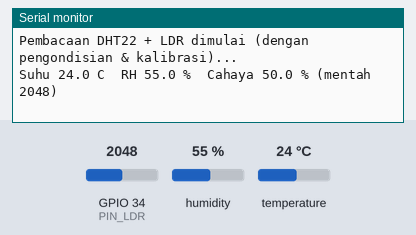
A sketch run on a simulated ESP32. On the bench: the last lines printed to the serial monitor. Inputs (shaded band) come from the test bench; at power-on: humidity 55 %, GPIO 34 (PIN_LDR) = 2048, temperature 24 °C (analog values on the 0–4095 scale).

Above: at 1.2 s.
1.3 s: humidity set to 22 %
At 2.6 s:
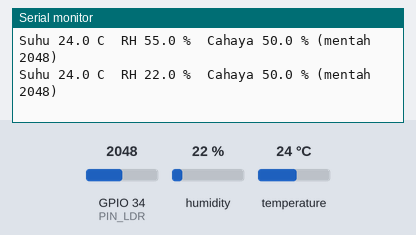
2.8 s: GPIO 34 (PIN_LDR) set to 2866
4.3 s: temperature set to 12 °C
At 4.3 s:
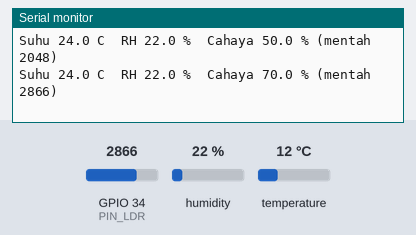
5.8 s: GPIO 34 (PIN_LDR) set to 3603
At 6.6 s:
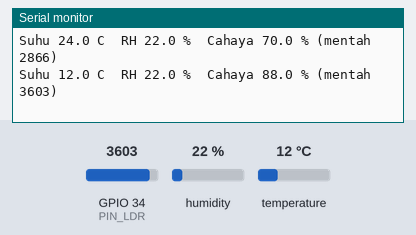
7.3 s: humidity set to 40 %
At 9.0 s:
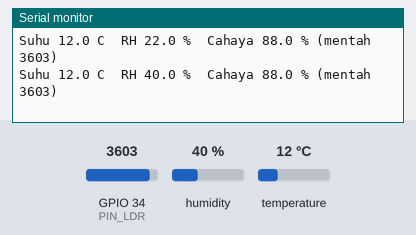
Timing chart, 0 to 9.8 s (numbered marks = the images above; inputs shaded):
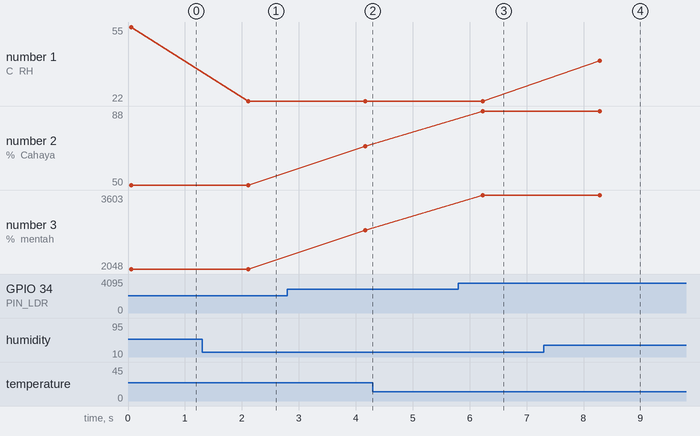

Measured:
- after the input at 1.3 s, the serial monitor: prints a new line after 0.81 s (image 1)
- after the input at 5.8 s, the serial monitor: prints a new line after 0.43 s (image 3)
- after the input at 7.3 s, the serial monitor: prints a new line after 0.98 s (image 4)
- plotted number 1: 22 → 40 after the input at 7.3 s
- plotted number 2: 50 → 70 after the input at 2.8 s, 70 → 88 after the input at 5.8 s
- plotted number 3: 2048 → 2866 after the input at 2.8 s, 2866 → 3603 after the input at 5.8 s

The sketch:

baca_dht_ldr.ino
```cpp
/*
 * Buku Ajar Internet of Things (IoT) berbasis ESP32 - Repositori Suplemen
 * Bab 2 - Praktik: membaca DHT22 (suhu & kelembaban) dan LDR (cahaya).
 *
 * Kode ini merupakan implementasi dari Algoritma 2.1 pada buku
 * (pengondisian sinyal dengan rata-rata cuplikan, lalu kalibrasi ke satuan fisik).
 *
 * Lisensi kode: MIT
 *
 * Kebutuhan library: "DHT sensor library" (Adafruit) + "Adafruit Unified Sensor".
 * Pengawatan: DHT22 DATA -> GPIO4 ; LDR AO -> GPIO34 ; VCC -> 3V3 ; GND -> GND.
 */
#include <DHT.h>

#define PIN_DHT       4        // pin data DHT22
#define DHTTYPE       DHT22
#define PIN_LDR       34       // pin ADC (input-only) untuk LDR

// --- Parameter Algoritma 2.1 ---
#define N_CUPLIKAN    10       // jumlah cuplikan untuk rata-rata (N)
#define JEDA_CUPLIKAN 5        // jeda antar cuplikan (ms)
#define ADC_MIN       0        // batas bawah nilai mentah ADC
#define ADC_MAKS      4095     // batas atas nilai mentah ADC (resolusi 12-bit)
#define CAHAYA_MIN    0.0      // batas bawah satuan fisik (persen)
#define CAHAYA_MAKS   100.0    // batas atas satuan fisik (persen)

DHT dht(PIN_DHT, DHTTYPE);

/* Fungsi peta(): mengubah rentang nilai mentah menjadi rentang fisik secara linier.
 * Untuk sensor yang tidak linier, ganti dengan tabel acuan atau persamaan kalibrasi. */
float peta(float nilai, float dariMin, float dariMaks, float keMin, float keMaks) {
  return (nilai - dariMin) * (keMaks - keMin) / (dariMaks - dariMin) + keMin;
}

/*
 * Implementasi Algoritma 2.1.
 * Langkah 1-6 : pengondisian sinyal (rata-rata N cuplikan untuk menekan derau).
 * Langkah 7-9 : kalibrasi (memetakan nilai mentah ke satuan fisik).
 */
float bacaTerkalibrasi(int pin, int n, float minFisik, float maksFisik) {
  long jumlah = 0;                                  // langkah 1

  for (int i = 0; i < n; i++) {                     // langkah 2
    int mentah = analogRead(pin);                   // langkah 3: nilai 0..4095
    jumlah += mentah;                               // langkah 4
    delay(JEDA_CUPLIKAN);                           // langkah 5: jeda antar cuplikan
  }                                                 // langkah 6

  float rata = (float) jumlah / n;                  // langkah 7: pengondisian
  float nilai = peta(rata, ADC_MIN, ADC_MAKS,
                     minFisik, maksFisik);          // langkah 8: kalibrasi
  return nilai;                                     // langkah 9
}

void setup() {
  Serial.begin(115200);
  dht.begin();
  analogReadResolution(12);          // ADC 12-bit: 0..4095
  Serial.println("Pembacaan DHT22 + LDR dimulai (dengan pengondisian & kalibrasi)...");
}

void loop() {
  float suhu = dht.readTemperature();   // derajat Celsius (sudah digital)
  float rh   = dht.readHumidity();      // persen (sudah digital)

  // Sensor analog diproses mengikuti Algoritma 2.1
  int   ldrMentah = analogRead(PIN_LDR);
  float cahaya    = bacaTerkalibrasi(PIN_LDR, N_CUPLIKAN,
                                     CAHAYA_MIN, CAHAYA_MAKS);

  if (isnan(suhu) || isnan(rh)) {
    Serial.println("Gagal membaca DHT22, periksa pengawatan.");
  } else {
    Serial.printf("Suhu %.1f C  RH %.1f %%  Cahaya %.1f %% (mentah %d)\n",
                  suhu, rh, cahaya, ldrMentah);
  }
  delay(2000);                          // baca tiap 2 detik
}
```
